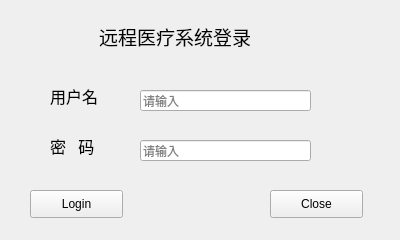
<?xml version="1.0" encoding="UTF-8"?>
<ui version="4.0">
 <class>login</class>
 <widget class="QWidget" name="login">
  <property name="geometry">
   <rect>
    <x>0</x>
    <y>0</y>
    <width>400</width>
    <height>240</height>
   </rect>
  </property>
  <property name="windowTitle">
   <string>登录</string>
  </property>
  <widget class="QLineEdit" name="le_name">
   <property name="geometry">
    <rect>
     <x>140</x>
     <y>90</y>
     <width>171</width>
     <height>21</height>
    </rect>
   </property>
   <property name="maxLength">
    <number>8</number>
   </property>
   <property name="placeholderText">
    <string>请输入</string>
   </property>
  </widget>
  <widget class="QLineEdit" name="le_password">
   <property name="geometry">
    <rect>
     <x>140</x>
     <y>140</y>
     <width>171</width>
     <height>21</height>
    </rect>
   </property>
   <property name="maxLength">
    <number>12</number>
   </property>
   <property name="echoMode">
    <enum>QLineEdit::Password</enum>
   </property>
   <property name="placeholderText">
    <string>请输入</string>
   </property>
  </widget>
  <widget class="QPushButton" name="pushButton_Login">
   <property name="geometry">
    <rect>
     <x>30</x>
     <y>190</y>
     <width>93</width>
     <height>28</height>
    </rect>
   </property>
   <property name="text">
    <string>Login</string>
   </property>
  </widget>
  <widget class="QPushButton" name="pushButton_Close">
   <property name="geometry">
    <rect>
     <x>270</x>
     <y>190</y>
     <width>93</width>
     <height>28</height>
    </rect>
   </property>
   <property name="text">
    <string>Close</string>
   </property>
  </widget>
  <widget class="QLabel" name="label">
   <property name="geometry">
    <rect>
     <x>50</x>
     <y>80</y>
     <width>91</width>
     <height>31</height>
    </rect>
   </property>
   <property name="font">
    <font>
     <family>微软雅黑</family>
     <pointsize>12</pointsize>
    </font>
   </property>
   <property name="text">
    <string>用户名</string>
   </property>
  </widget>
  <widget class="QLabel" name="label_2">
   <property name="geometry">
    <rect>
     <x>50</x>
     <y>130</y>
     <width>81</width>
     <height>31</height>
    </rect>
   </property>
   <property name="font">
    <font>
     <family>微软雅黑</family>
     <pointsize>12</pointsize>
    </font>
   </property>
   <property name="text">
    <string>密   码</string>
   </property>
  </widget>
  <widget class="QLabel" name="label_3">
   <property name="geometry">
    <rect>
     <x>99</x>
     <y>11</y>
     <width>201</width>
     <height>51</height>
    </rect>
   </property>
   <property name="font">
    <font>
     <family>微软雅黑</family>
     <pointsize>14</pointsize>
    </font>
   </property>
   <property name="text">
    <string>远程医疗系统登录</string>
   </property>
  </widget>
 </widget>
 <resources/>
 <connections/>
</ui>
